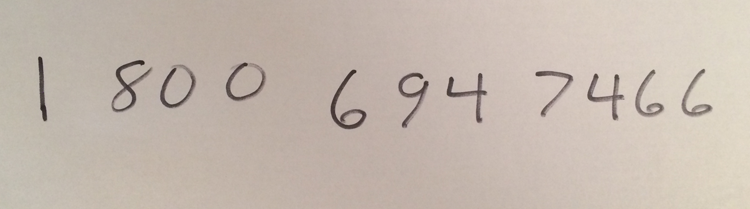
#> input picture exampleSklearn&OpenCV/images/apple_phonenumber.png, 750 x 209 px, found by its file name
$ jupyter execute --allow-errors 'Sklearn&OpenCV.ipynb'   (shell and % lines are left out)   (older library calls are emulated)
#> lines starting #> are read from the running program, lines starting #| are printed output that depends on the picture; after the words box and inside, x2 and y2 are one past the last pixel; in counts of white or black regions, pixels touching at a corner belong together
[cell 1]
import cv2
import joblib
import mahotas
import numpy as np
from skimage import feature
from sklearn.svm import LinearSVC
from google.colab.patches import cv2_imshow

[cell 2]
def resize(image, width=None, height=None, inter=cv2.INTER_AREA):
    (h, w) = image.shape[:2]

    if width is None and height is None:
        return image

    if width is None:
        r = height / float(h)
        dim = (int(w * r), height)
    else:
        r = width / float(w)
        dim = (width, int(h * r))

    resized = cv2.resize(image, dim, interpolation=inter)

    return resized

def load_digits(dataset_path):
    data = np.genfromtxt(dataset_path, delimiter=',', dtype='uint8')
    target = data[:, 0]
    data = data[:, 1:].reshape(data.shape[0], 28, 28)

    return data, target

def deskew(image, width):
    (h, w) = image.shape[:2]
    moments = cv2.moments(image)

    skew = moments['mu11'] / moments['mu02']

    M = np.float32([[1, skew, -0.5 * w * skew],
                    [0, 1, 0]])

    image = cv2.warpAffine(image, M, (w, h), flags=cv2.WARP_INVERSE_MAP | cv2.INTER_LINEAR)
    image = resize(image, width=width)

    return image


def center_extent(image, size):
    (e_w, e_h) = size

    if image.shape[1] > image.shape[0]:
        image = resize(image, width=e_w)
    else:
        image = resize(image, height=e_h)

    extent = np.zeros((e_h, e_w), dtype='uint8')

    offset_x = (e_w - image.shape[1]) // 2
    offset_y = (e_h - image.shape[0]) // 2
    extent[offset_y:offset_y + image.shape[0], offset_x:offset_x + image.shape[1]] = image

    cm = mahotas.center_of_mass(extent)
    (c_y, c_x) = np.round(cm).astype('int32')
    (d_x, d_y) = ((size[0] // 2) - c_x, (size[1] // 2) - c_y)

    M = np.float32([[1, 0, d_x], [0, 1, d_y]])
    extent = cv2.warpAffine(extent, M, size)

    return extent

[cell 3]
class HOG(object):
    def __init__(self, orientations=9, pixels_per_cell=(8, 8), cells_per_block=(3, 3), transform=True):
        self.orientations = orientations
        self.pixels_per_cell = pixels_per_cell
        self.cells_per_block = cells_per_block
        self.transform = transform

    def describe(self, image):
        histogram = feature.hog(image, orientations=self.orientations, pixels_per_cell=self.pixels_per_cell,
                                cells_per_block=self.cells_per_block, transform_sqrt=self.transform)

        return histogram

#> (a cell that did not finish here is left out)

[cell 5]
hog = HOG(orientations=18, pixels_per_cell=(10, 10), cells_per_block=(1, 1), transform=True)
data = []

#> (the rest of this cell did not finish here and is left out)

[cell 6]
image = cv2.imread('apple_phonenumber.png')
#> image is the input picture: shape (209, 750, 3); mean B, G, R 174.2, 184.4, 196.8
gray = cv2.cvtColor(image, cv2.COLOR_BGR2GRAY)

blurred = cv2.GaussianBlur(gray, (5, 5), 0)
edged = cv2.Canny(blurred, 30, 150)
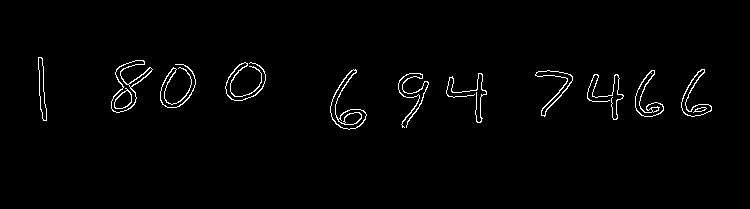
#> edged: shape (209, 750); 1.7% white in thin lines or dots, all inside (x1, y1, x2, y2) = (38, 57, 712, 130)
(contours, _) = cv2.findContours(edged.copy(), cv2.RETR_EXTERNAL, cv2.CHAIN_APPROX_SIMPLE)
#> contours = 11 contours, 1 with area under 20; largest, box (x1, y1, x2, y2) and area: (111, 60, 153, 113) 782, (330, 69, 367, 130) 702, (635, 70, 664, 117) 426, (681, 69, 712, 117) 420, (535, 70, 573, 117) 361

contours = sorted([(c, cv2.boundingRect(c)[0]) for c in contours], key=lambda x: x[1])
#> contours = 11 items

#> (the rest of this cell did not finish here and is left out)


$ run again, with exampleSklearn&OpenCV/images/umbc_zipcode.png copied over exampleSklearn&OpenCV/images/apple_phonenumber.png
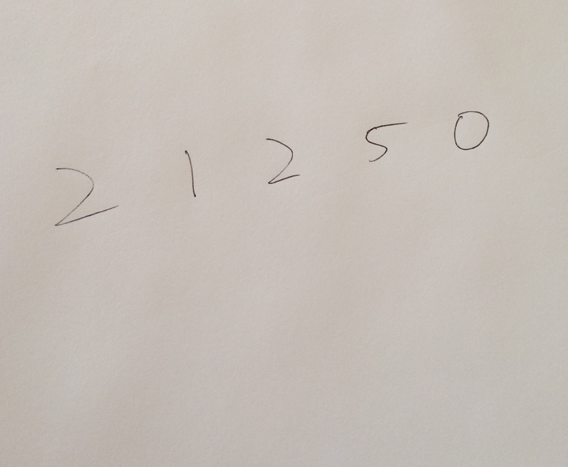
#> input picture exampleSklearn&OpenCV/images/umbc_zipcode.png, 568 x 467 px, found by its file name
#> image is the input picture: shape (467, 568, 3); mean B, G, R 183.3, 190.4, 197.7
#> `edged = cv2.Canny(blurred, 30, 150)`:
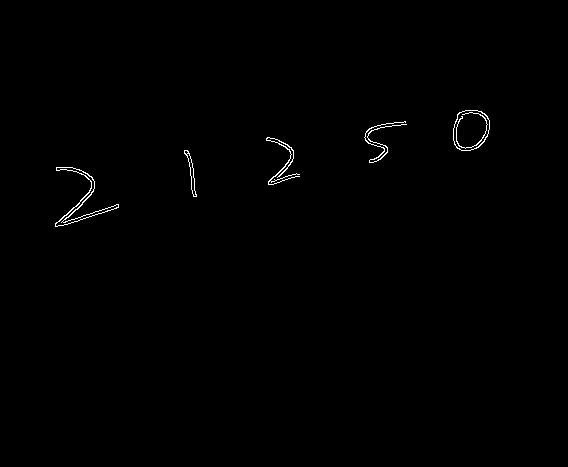
#> edged: shape (467, 568); 0.44% white in thin lines or dots, all inside (x1, y1, x2, y2) = (55, 110, 490, 227)
#> `(contours, _) = cv2.findContours(edged.copy(), cv2.RETR_EXTERNAL, cv2...`: contours = 5 contours; box (x1, y1, x2, y2) and area: (453, 110, 490, 151) 1185, (55, 167, 119, 227) 486, (184, 150, 197, 197) 137, (266, 137, 300, 185) 52, (364, 121, 407, 163) 37
#> `contours = sorted([(c, cv2.boundingRect(c)[0]) for c in contours], key..`: contours = 5 items
